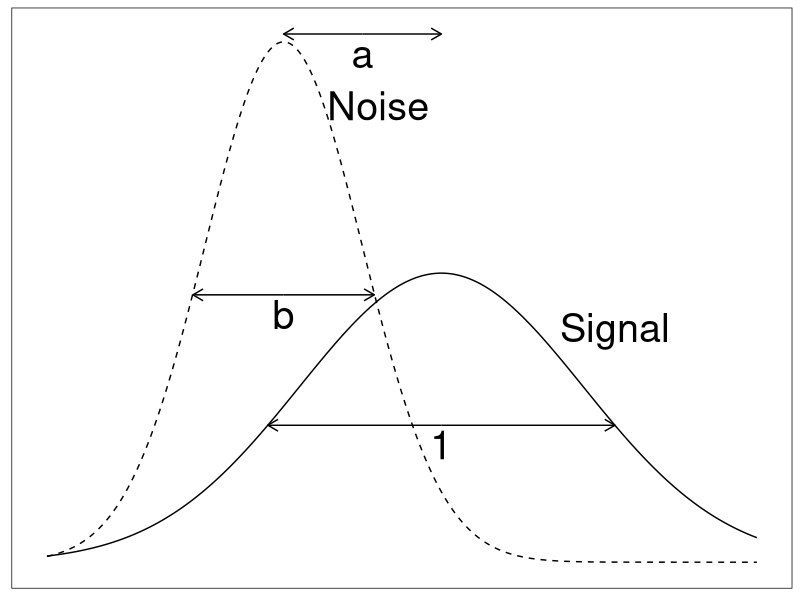
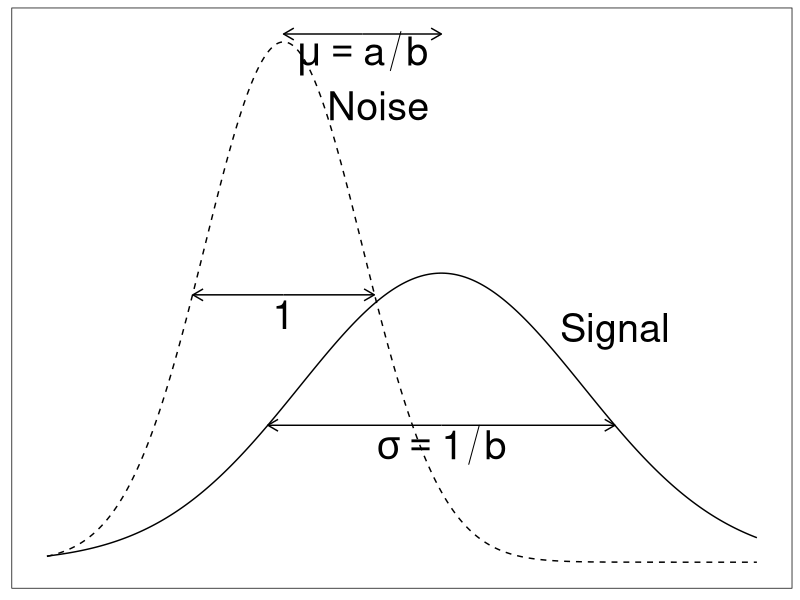

Recreate these plots in R, in order.
rm( list = ls())
library(ggplot2)

mu <- 2
sigma <- 1.8
x <- seq(-3, 6, by = 0.01)
y1 <- dnorm(x)
y2 <- dnorm(x, mu, sigma)

y <- data.frame(x = c(x, x), y = c(y1, y2), curves = c(rep("y1", length(y1)), rep("y2", length(y2))))

p1 <- ggplot() + geom_line(data = y, mapping = aes(x = x, y = y, linetype = curves)) + 
  scale_linetype_manual(values = c("dashed", "solid")) + theme_bw() +
  theme(panel.grid.major = element_blank(), panel.grid.minor = element_blank(),
        panel.border = element_rect(color = "black"), legend.position="none",
        axis.text = element_blank(), axis.title = element_blank(), axis.ticks = element_blank()) + 
  geom_segment(aes(x = 1, y = 0.405, xend = 0, yend = 0.405), arrow = arrow(length = unit(0.3, "cm"))) +
  geom_segment(aes(x = 1, y = 0.405, xend = mu, yend = 0.405), arrow = arrow(length = unit(0.3, "cm"))) + 
  annotate("text", x = 1, y = 0.39, label = "a", size = 10) + 
  annotate("text", x = 1.2, y = 0.35, label = "Noise", size = 10) + 
  geom_segment(aes(x = 0, y = 0.205, xend = 1.15, yend = 0.205), arrow = arrow(length = unit(0.3, "cm"))) +
  geom_segment(aes(x = 0, y = 0.205, xend = -1.15, yend = 0.205), arrow = arrow(length = unit(0.3, "cm"))) + 
  annotate("text", x = 0, y = 0.19, label = "b", size = 10) + 
  geom_segment(aes(x = 2, y = 0.105, xend = -0.2, yend = 0.105), arrow = arrow(length = unit(0.3, "cm"))) +
  geom_segment(aes(x = 2, y = 0.105, xend = 4.2, yend = 0.105), arrow = arrow(length = unit(0.3, "cm"))) + 
  annotate("text", x = 2, y = 0.09, label = "1", size = 10) + 
  annotate("text", x = 4.2, y = 0.18, label = "Signal", size = 10) 
print(p1)

p2 <- ggplot() + geom_line(data = y, mapping = aes(x = x, y = y, linetype = curves)) +
  scale_linetype_manual(values = c("dashed", "solid")) + theme_bw() +
  theme(panel.grid.major = element_blank(), panel.grid.minor = element_blank(),
        panel.border = element_rect(color = "black"), legend.position="none",
        axis.text = element_blank(), axis.title = element_blank(), axis.ticks = element_blank()) + 
  geom_segment(aes(x = 1, y = 0.405, xend = 0, yend = 0.405), arrow = arrow(length = unit(0.3, "cm"))) +
  geom_segment(aes(x = 1, y = 0.405, xend = mu, yend = 0.405), arrow = arrow(length = unit(0.3, "cm"))) + 
  annotate("text", x = 1, y = 0.39, label = "mu == a/b", size = 10, parse = TRUE) + 
  annotate("text", x = 1.2, y = 0.35, label = "Noise", size = 10) + 
  geom_segment(aes(x = 0, y = 0.205, xend = 1.15, yend = 0.205), arrow = arrow(length = unit(0.3, "cm"))) +
  geom_segment(aes(x = 0, y = 0.205, xend = -1.15, yend = 0.205), arrow = arrow(length = unit(0.3, "cm"))) + 
  annotate("text", x = 0, y = 0.19, label = "1", size = 10) + 
  geom_segment(aes(x = 2, y = 0.105, xend = -0.2, yend = 0.105), arrow = arrow(length = unit(0.3, "cm"))) +
  geom_segment(aes(x = 2, y = 0.105, xend = 4.2, yend = 0.105), arrow = arrow(length = unit(0.3, "cm"))) + 
  annotate("text", x = 2, y = 0.09, label = "sigma == 1/b", size = 10, parse = TRUE) + 
  annotate("text", x = 4.2, y = 0.18, label = "Signal", size = 10) 
print(p2)
